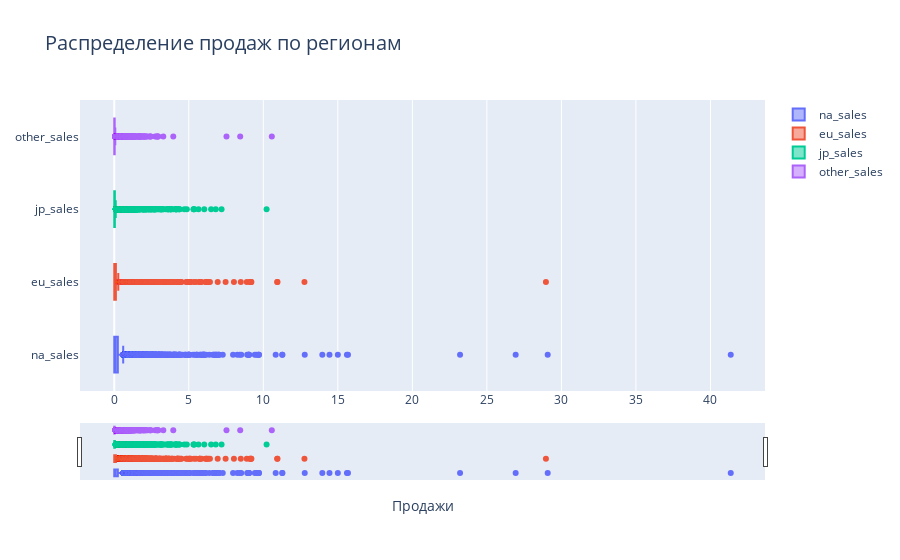

Source (notebook cell):
### Markdown cell above
Построим boxplot для представления о данных.

### Code cell
#График 
fig = go.Figure()

fig.add_trace(go.Box(x= df_raw['na_sales'], name = 'na_sales'))

fig.add_trace(go.Box(x= df_raw['eu_sales'], name='eu_sales'))

fig.add_trace(go.Box(x= df_raw['jp_sales'], name='jp_sales'))

fig.add_trace(go.Box(x= df_raw['other_sales'], name='other_sales'))


fig.update_layout(
      title_text='Распределение продаж по регионам',
      title_font_size=20,
      xaxis_title='Продажи',
     xaxis_rangeslider_visible=True  # слайдер
 )

### Figure 1 — Plotly figure (JSON) as saved in the notebook; plotly's stock layout.template omitted (floating-point values rounded to 4 significant figures; data arrays with more than 128 entries replaced by an {"elided": "..."} marker saying what was removed)
{"data": [{"name": "na_sales", "type": "box", "x": {"elided": "16444 float values"}}, {"name": "eu_sales", "type": "box", "x": {"elided": "16444 float values"}}, {"name": "jp_sales", "type": "box", "x": {"elided": "16444 float values"}}, {"name": "other_sales", "type": "box", "x": {"elided": "16444 float values"}}], "layout": {"title": {"font": {"size": 20}, "text": "Распределение продаж по регионам"}, "xaxis": {"rangeslider": {"visible": true}, "title": {"text": "Продажи"}}}}
